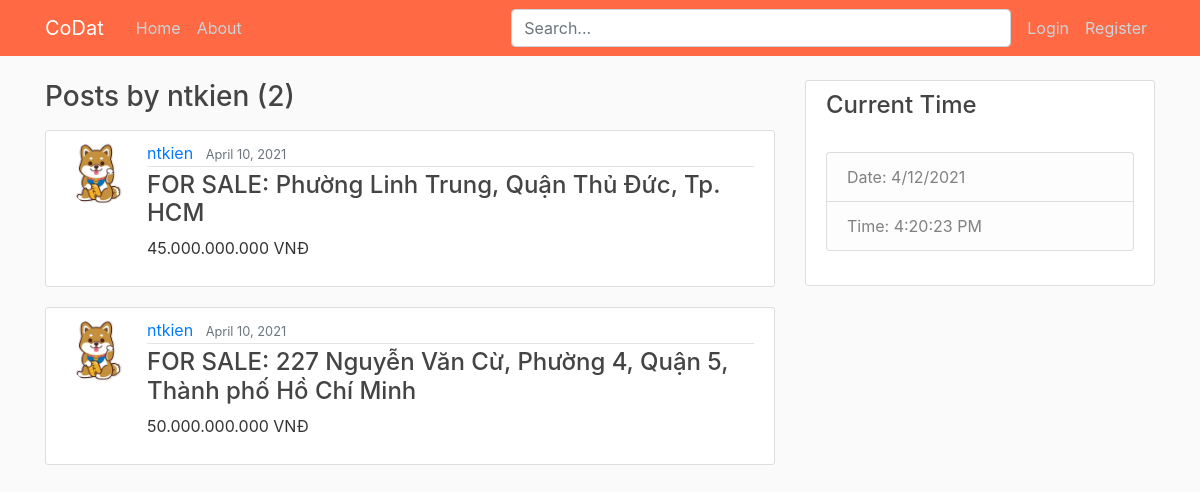
The app's page /user/ntkien with its own data.
### HomePage/models.py (models this page shows, shortened)
class Post(models.Model):
    status = models.CharField(max_length=10, choices=STATUS)
    price = models.CharField(max_length=20)
    address = models.CharField(max_length=100)
    description = models.TextField()
    date_posted = models.DateTimeField(default=timezone.now)
    author = models.ForeignKey(User, on_delete=models.CASCADE)
    likes = models.ManyToManyField(User, related_name="blog_posts")

### users/models.py (models this page shows, shortened)
class Profile(models.Model):
	user = models.OneToOneField(User, on_delete=models.CASCADE)
	image = models.ImageField(default='default.jpg', upload_to='profile_pics')
	phone_number = models.CharField(max_length=12)
	bank = models.CharField(max_length=30)
	bank_number = models.CharField(max_length=20)

### HomePage/views.py (the view)
# urls.py: path('user/<str:username>', UserPostListView.as_view(), name='user-posts'),
class UserPostListView(ListView):
    model = Post
    template_name = 'HomePage/user_posts.html' # <app>/<model>_<viewtype>.html
    context_object_name = 'posts'
    ordering = ['-date_posted']
    paginate_by = 2
    def get_queryset(self):
        user = get_object_or_404(User, username=self.kwargs.get('username'))
        return Post.objects.filter(author=user).order_by('-date_posted')

### HomePage/templates/HomePage/user_posts.html (shortened to what this page needs)
{% extends "HomePage/base.html" %}
{% block content %}
    <h3 class="mb-3">Posts by {{ view.kwargs.username }} ({{ page_obj.paginator.count }})</h3>
    {% for post in posts %}
        <article class="media content-section">
            <img class="rounded-circle article-img" src="{{ post.author.profile.image.url }}">
            <div class="media-body">
                <div class="article-metadata">
                    <a class="mr-2" href="{% url 'user-posts' post.author.username %}">{{ post.author }}</a>
                    <small class="text-muted">{{ post.date_posted|date:"F d, Y" }}</small>
                </div>
                <h4><a class="article-address" href="{% url 'post-detail' post.id %}">
                    {{ post.status }}: {{ post.address }}
                </a></h4>
                <p>{{ post.price }}</p>
            </div>
        </article>
    {% endfor %}
{% endblock content %}

### HomePage/static/HomePage/main.css (style rules this page uses)
body { background: #fafafa; color: #333333; margin-top: 5rem; }
h1, h2, h3, h4, h5, h6 { color: #444444; }
.content-section { background: #ffffff; padding: 10px 20px; border: 1px solid #dddddd; border-radius: 3px; margin-bottom: 20px; }
.article-address { color: #444444; }
.article-img { height: 65px; width: 65px; margin-right: 16px; }
.article-metadata { padding-bottom: 1px; margin-bottom: 4px; border-bottom: 1px solid #e3e3e3 }

### records on screen
Post: author.profile.image (picture), author "ntkien", date_posted "April 10, 2021", status "FOR SALE", address "Phường Linh Trung, Quận Thủ Đức, Tp. HCM", price "45.000.000.000 VNĐ"
Post: author.profile.image (picture), author "ntkien", date_posted "April 10, 2021", status "FOR SALE", address "227 Nguyễn Văn Cừ, Phường 4, Quận 5, Thành phố Hồ Chí Minh", price "50.000.000.000 VNĐ"

### other values on screen
{{ view.kwargs.username }} "ntkien"
{{ page_obj.paginator.count }} "2"
